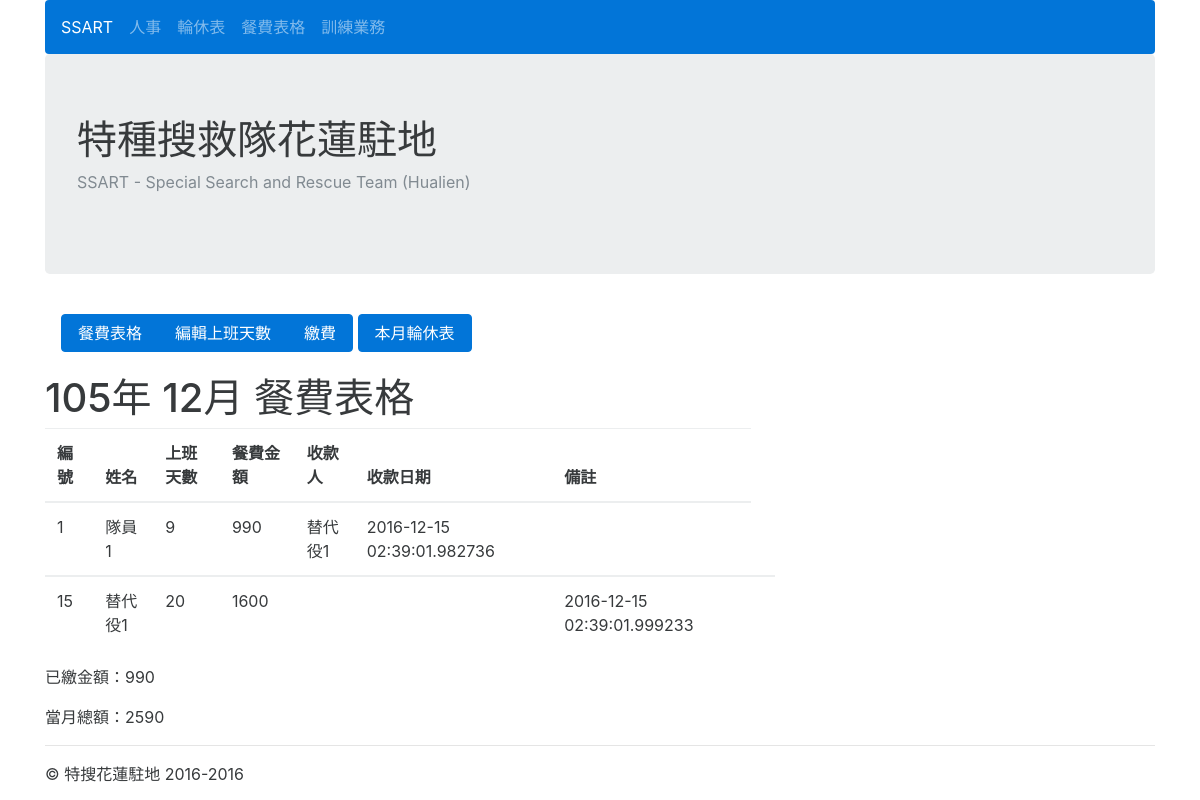
Before: /tablemoney/135/ with the older database file.
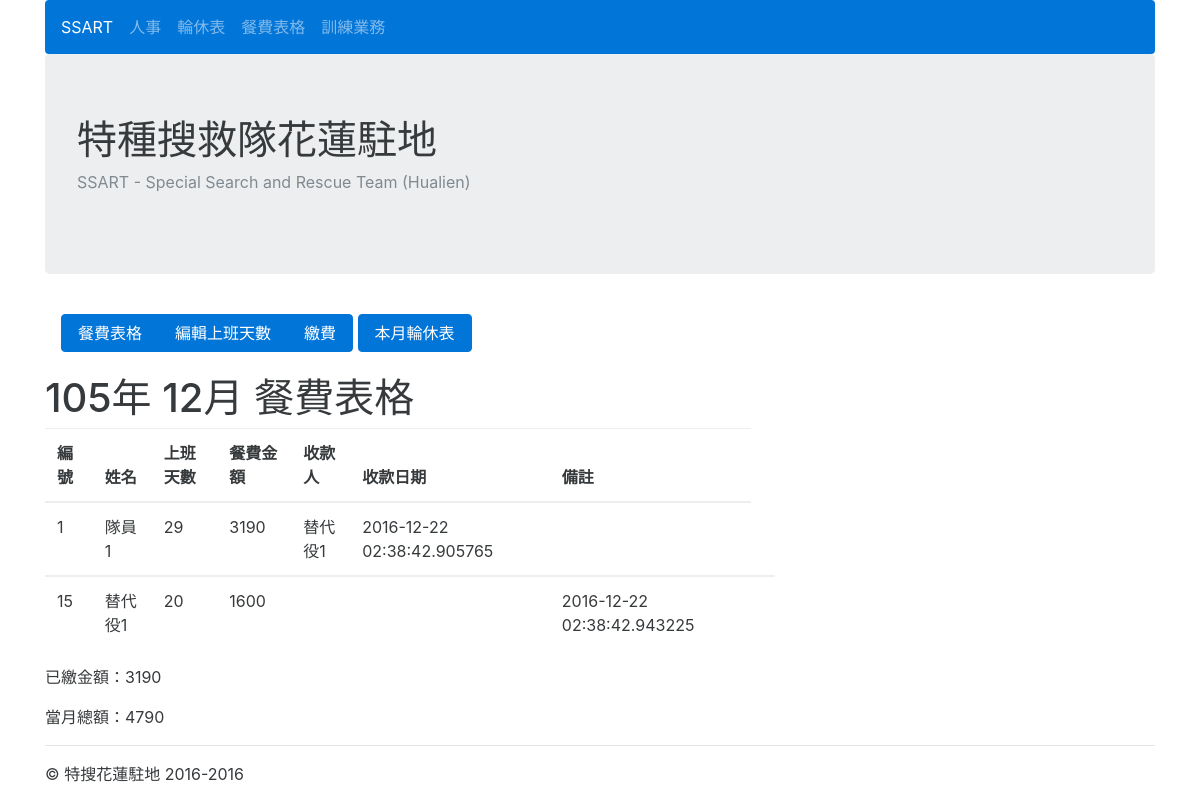
After: the same page with the newer database file.
### tablemoney/models.py (models this page shows, shortened)
class TableMoney(models.Model):
	name = models.ForeignKey(UserProfile)
	month = models.ForeignKey(Month)
	year = models.PositiveIntegerField()
	day_price = models.IntegerField(null=True, blank=True)
	totle_price = models.IntegerField(default=1,null=True, blank=True)
	workday_count = models.PositiveIntegerField(default=0)
	pay_off = models.BooleanField(default=False)
	payee = models.ForeignKey(Payee, null=True, blank=True)
	note = models.CharField(max_length=20, blank=True)
	pay_date = models.CharField(max_length=20, blank=True)
	identify = models.CharField(max_length=20)
	class Meta:
		ordering = ['name']

class Month(models.Model):
	month = models.CharField(max_length=20, choices=MONTH_CHOICES)
	year = models.PositiveIntegerField()
	month_total = models.IntegerField(default=0)
	name = models.ManyToManyField(UserProfile, through='TableMoney')
	current_money = models.IntegerField(default=0)
	class Meta:
		ordering = ['-pk']

### userprofile/models.py (models this page shows, shortened)
class UserProfile(models.Model):
	name = models.CharField(max_length=20)
	rank = models.CharField(max_length=20, choices=RANK_CHOICES)
	number = models.IntegerField()
	mobile_phone = models.CharField(max_length=20, null=True, blank=True)
	home_phone = models.CharField(max_length=20, null=True, blank=True)
	emergency_call = models.CharField(max_length=20, null=True, blank=True)
	eat = models.BooleanField(default=True)
	objects = models.Manager()
	members = MemberManager()
	substitutes = SubstituteManager()
	eats = EatManager()
	def __str__(self):
		return self.name
	class Meta:
		ordering = ['number']

class Payee(models.Model):
	name = models.CharField(max_length=20)
	def __str__(self):
		return self.name

### tablemoney/views.py (the view)
# urls.py: url(r'(?P<pk>\d+)/$', views.table_money_detail, name='table_money_detail'),
def table_money_detail(request, pk):
	from holiday.models import HolidayMonth
	months = get_object_or_404(Month, pk=pk)
	table_moneys = months.tablemoney_set.all()
	holiday = get_object_or_404(HolidayMonth, month=months.month, year=months.year)
	context = {
		'months':months,
		'table_moneys':table_moneys,
		'holiday':holiday,
	}
	return render(request, 'table_money_detail.html', context)

### holiday/models.py (called while the page is built)
	def get_absolute_url(self):
		return reverse ('holiday_detail', kwargs={'pk':self.pk})

### tablemoney/templates/table_money_detail.html (shortened to what this page needs)
{% extends 'base.html' %}
{% block content %}
<nav class="navbar">
  <div class="btn-group">
    <a href={% url 'table_money_list' %} class="btn btn-primary"> 餐費表格</a>
    <a href={{ holiday.get_absolute_url }} class="btn btn-primary"> 編輯上班天數</a>
    <a href={%  url 'table_money_pay' pk=months.pk  %} class="btn btn-primary"> 繳費</a>
  </div>
  <a href="{{ holiday.get_absolute_url }}" class="btn btn-primary">本月輪休表</a>
</nav>
<p>
<p><h1>{{ months.year }}年 {{ months.month }}月 餐費表格</h1>
<div class="row">
  <div class="col-lg-8">
    <table class="table table-hover">
      <thead>
        <tr>
          <th>編號</th>
          <th>姓名</th>
          <th>上班天數</th>
          <th>餐費金額</th>
          <th>收款人</th>
          <th>收款日期</th>
          <th>備註</th>
        </tr>
      </thead>
          {% for table_money in table_moneys %}
      <tbody>
        <tr>
          {% if table_money.pay_off == True %}
          <td>{{table_money.name.number}}</td>
          <td>{{table_money.name}}</td>
          <td>{{table_money.workday_count}}</td>
          <td>{{table_money.totle_price}}</td>
          <td>{{table_money.payee}} </td>
          {% else %}
          <td>{{table_money.name.number}}</td>
          <td>{{table_money.name}}</td>
          <td>{{table_money.workday_count}}</td>
          <td>{{table_money.totle_price}}</td>
          <td> </td>
          <td> </td>
          {% endif %}
          <td>{{table_money.pay_date}}</td>
          <td>{{table_money.note}}</td>
        </tr>
      </tbody>
          {% endfor %}
    </table>
  </div>
</div>
<div class="row">
  <div class="col-lg-6">
    <p>已繳金額：{{ months.current_money }}</p>
    當月總額：{{ months.month_total }}
  </div>
</div>
{% endblock %}

Changed rows visible on the page:
changed Month: current_money "990" → "3190"; month_total "2590" → "4790"
changed TableMoney "隊員1": workday_count "9" → "29"; totle_price "990" → "3190"; pay_date "2016-12-15 02:39:01.982736" → "2016-12-22 02:38:42.905765"
changed TableMoney (number 2 of 2 on the later page): pay_date "2016-12-15 02:39:01.999233" → "2016-12-22 02:38:42.943225"
